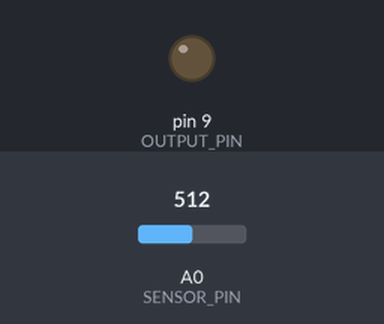
A sketch run on a simulated Arduino Uno, built with avr-gcc and run on an emulated ATmega328P. Shown: output pins drawn as LEDs (lit = HIGH). Inputs (shaded band) come from the test bench; at power-on: A0 (SENSOR_PIN) = 512.

Above: at 1.2 s.
1.3 s: A0 (SENSOR_PIN) set to 190
At 1.9 s:
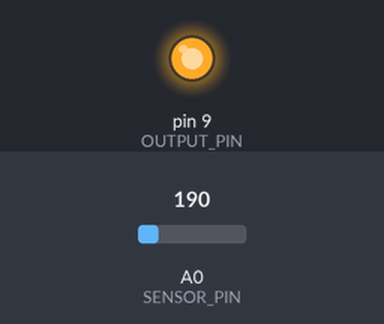
2.8 s: A0 (SENSOR_PIN) set to 210
At 3.1 s:
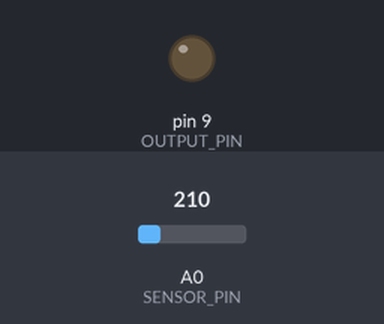
4.3 s: A0 (SENSOR_PIN) set to 122
At 5.4 s:
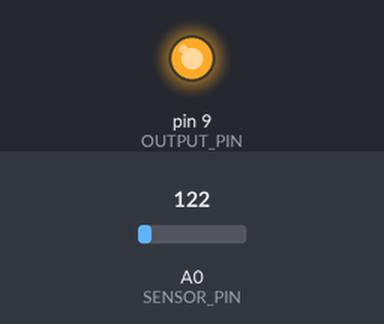
Timing chart, 0 to 10.8 s (numbered marks = the images above; inputs shaded):
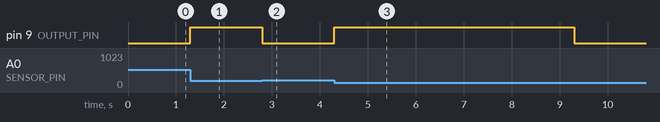

Measured:
- the behaviour switches between 199 and 200 on A0 (SENSOR_PIN) (found by bisection; images 1 and 2)
- after the input at 1.3 s, pin 9 (OUTPUT_PIN): LOW → HIGH at once
- after the input at 2.8 s, pin 9 (OUTPUT_PIN): HIGH → LOW at once
- after the input at 4.3 s, pin 9 (OUTPUT_PIN): LOW → HIGH at once, → LOW 5.0 s later

The sketch:

sleep-timer.ino
```cpp
// Automatic Device Switch with Sleep Timer
// For: @Ade_Kolade
#include <Chrono.h>

#define THRESHOLD_VALUE 200
#define SLEEP_TIME 5000
#define SENSOR_PIN A0
#define OUTPUT_PIN 9

Chrono uptime;
bool toggle;

void setup() {
    pinMode(OUTPUT_PIN, OUTPUT);
}

void loop() {
    while(analogRead(SENSOR_PIN) > THRESHOLD_VALUE){
        toggle = true;
    }
    if(toggle) {
        digitalWrite(OUTPUT_PIN, HIGH);
        uptime.restart();
        while(!uptime.hasPassed(SLEEP_TIME) && analogRead(SENSOR_PIN) < THRESHOLD_VALUE);
        uptime.stop();
        digitalWrite(OUTPUT_PIN, LOW);
        toggle = false;
    }
}
```
